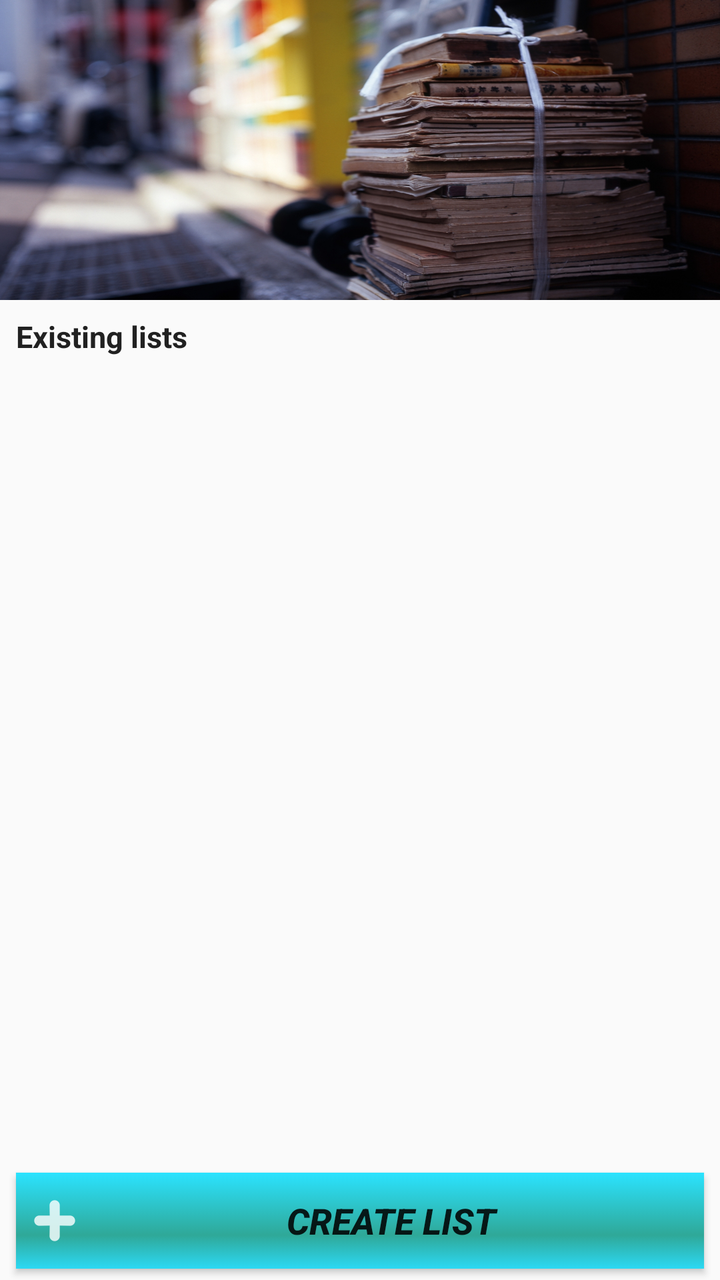
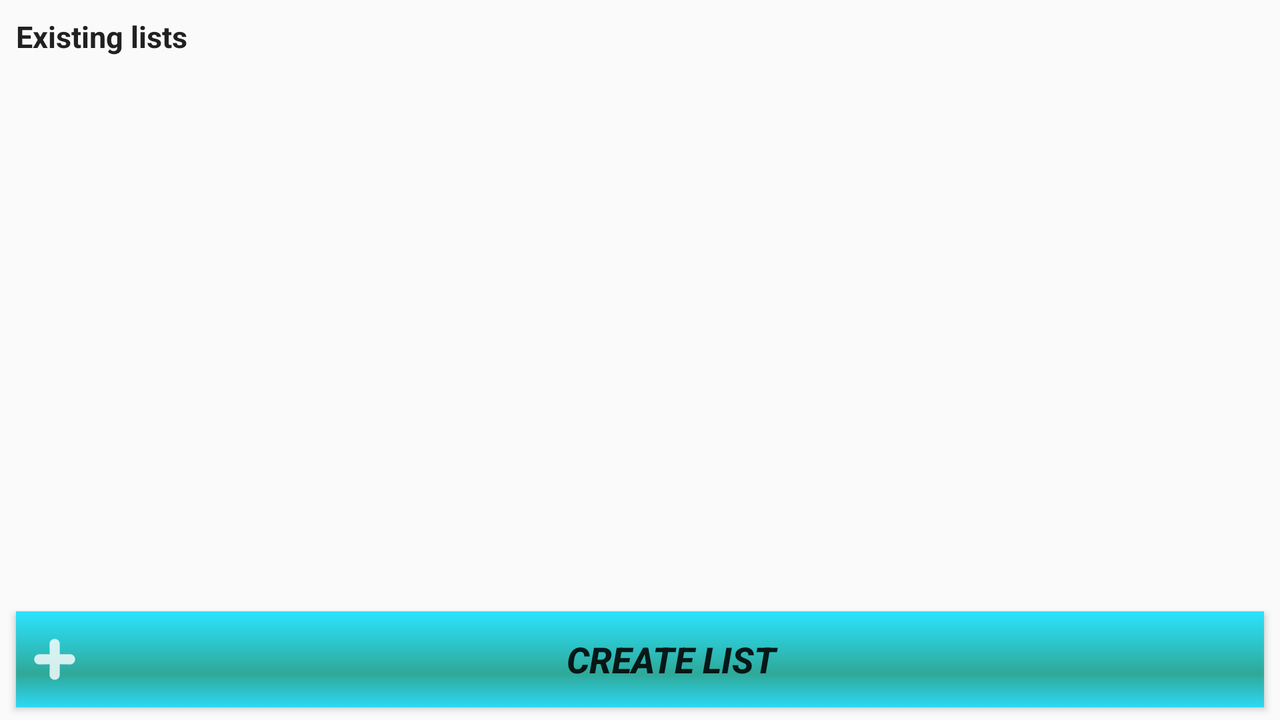

First picture: res/layout/ on a phone held upright. Second picture: the repository's own variant of that layout, on a device whose configuration matches the variant's folder. Source for both follows.
<!-- AndroidManifest.xml: application theme Theme.MyTheme -->
<!-- res/layout/activity_create_list.xml -->
<?xml version="1.0" encoding="utf-8"?>
<LinearLayout xmlns:android="http://schemas.android.com/apk/res/android"
    android:layout_width="fill_parent"
    android:layout_height="fill_parent"
    xmlns:app="http://schemas.android.com/apk/res-auto"
    android:orientation="vertical"
    android:weightSum="1">

    <android.support.design.widget.AppBarLayout
        android:layout_height="150dp"
        android:layout_width="match_parent">

        <android.support.design.widget.CollapsingToolbarLayout
            android:layout_width="match_parent"
            android:layout_height="match_parent"
            android:background="@drawable/image_book_stack"
            app:layout_scrollFlags="scroll|exitUntilCollapsed">

            <android.support.v7.widget.Toolbar
                android:layout_height="?attr/actionBarSize"
                android:layout_width="match_parent"
                app:layout_collapseMode="pin" />

        </android.support.design.widget.CollapsingToolbarLayout>

    </android.support.design.widget.AppBarLayout>

    <TextView
        android:layout_width="match_parent"
        android:layout_height="wrap_content"
        android:text="@string/text_exits_lists"
        android:textColor="@color/primary_text"
        android:textSize="15sp"
        android:textStyle="bold"
        android:layout_marginRight="8dp"
        android:layout_marginLeft="8dp"
        android:layout_marginBottom="8dp"
        android:layout_marginTop="8dp" />
    <ListView
        android:id="@+id/lvData"
        android:layout_width="match_parent"
        android:layout_height="233dp"
        android:layout_marginLeft="8dp"
        android:layout_marginRight="8dp"
        android:layout_weight="1.07">
    </ListView>


    <Button
        android:layout_width="match_parent"
        android:layout_height="wrap_content"
        android:text="@string/text_create_list"
        android:id="@+id/buttonAddList"
        android:layout_marginTop="8dp"
        android:layout_marginBottom="16dp"
        android:textStyle="bold|italic"
        android:textSize="18sp"
        android:background="@drawable/hbutton"
        android:drawableLeft="@drawable/ic_add"
        android:layout_marginLeft="8dp"
        android:layout_marginRight="8dp"
        android:layout_gravity="center_horizontal">
    </Button>
</LinearLayout>
<!-- resources referenced by this layout -->
<resources>
  <color name="primary_text">#212121</color>
  <!-- drawable hbutton (drawable) -->
  <?xml version="1.0" encoding="utf-8"?>
  <selector xmlns:android="http://schemas.android.com/apk/res/android">
      <item android:drawable="@drawable/button_focused" android:state_focused="true"></item>
      <item android:drawable="@drawable/button_pressed" android:state_pressed="true"></item>
      <item android:drawable="@drawable/button_normal"></item>
  </selector>
  <!-- drawable ic_add: png bitmap (drawable-hdpi, 334 bytes) -->
  <!-- drawable image_book_stack: jpg bitmap (drawable, 566448 bytes) -->
  <string name="text_create_list">Create list</string>
  <string name="text_exits_lists">Existing lists</string>
  <style name="Theme.MyTheme" parent="@style/Theme.AppCompat.Light.DarkActionBar">
          <item name="actionBarStyle">@style/ActionBar.Solid.MyTheme</item>
          
  
      </style>
  <!-- drawable button_focused (drawable) -->
  <?xml version="1.0" encoding="utf-8"?>
  <shape xmlns:android="http://schemas.android.com/apk/res/android" android:shape="rectangle" >
      
          
      <gradient
          android:angle="90"
          android:endColor="@color/primary_light"
          android:startColor= "@color/accent"
          android:type="linear" />
      <padding
          android:bottom="7dp"
          android:left="4dp"
          android:right="4dp"
          android:top="7dp" />
  </shape>
  <!-- drawable button_pressed (drawable) -->
  <?xml version="1.0" encoding="utf-8"?>
  <shape xmlns:android="http://schemas.android.com/apk/res/android" android:shape="rectangle" >
      
          
          
      <gradient
          android:angle="270"
          android:centerX="35%"
          android:centerColor="#5CA878"
          android:startColor="#62F4B9"
          android:endColor="#21F0FF"
          android:type="linear"
          />
  
      
          
          
          
  
      <padding
          android:bottom="7dp"
          android:left="4dp"
          android:right="4dp"
          android:top="7dp" />
  
  </shape>
  <!-- drawable button_normal (drawable) -->
  <?xml version="1.0" encoding="utf-8"?>
  <shape xmlns:android="http://schemas.android.com/apk/res/android"
      android:shape="rectangle" >
      
          
          
      <gradient
          android:angle="90"
          android:centerX="35%"
          android:centerColor="#2FA898"
          android:startColor="#2CD9F4"
          android:endColor="#2BE3FF"
          android:type="linear"
          />
  
  
      
          
          
          
  
      <padding
          android:bottom="7dp"
          android:left="4dp"
          android:right="4dp"
          android:top="7dp" />
  </shape>
  <style name="ActionBar.Solid.MyTheme" parent="@style/Widget.AppCompat.Light.ActionBar.Solid.Inverse">
          <item name="background">@drawable/ab_solid_mythem</item>
          <item name="backgroundStacked">@drawable/ab_stacked_solid_mythem</item>
          <item name="backgroundSplit">@drawable/ab_bottom_solid_mythem</item>
  
  
      </style>
  <color name="primary_light">#B3E5FC</color>
  <color name="accent">#448AFF</color>
  <!-- drawable ab_solid_mythem: png bitmap (drawable-xhdpi, 179 bytes) -->
  <!-- drawable ab_stacked_solid_mythem: png bitmap (drawable-xhdpi, 169 bytes) -->
  <!-- drawable ab_bottom_solid_mythem: png bitmap (drawable-xhdpi, 174 bytes) -->
</resources>
<!-- res/layout-land/activity_create_list.xml (the repository's variant of the layout above) -->
<!-- drawn on the phone turned sideways -->
<?xml version="1.0" encoding="utf-8"?>
<LinearLayout xmlns:android="http://schemas.android.com/apk/res/android"
    android:layout_width="fill_parent"
    android:layout_height="fill_parent"
    android:orientation="vertical"
    android:weightSum="1">

    <TextView
        android:layout_width="match_parent"
        android:layout_height="wrap_content"
        android:text="@string/text_exits_lists"
        android:textColor="@color/primary_text"
        android:textSize="15sp"
        android:textStyle="bold"
        android:layout_marginRight="8dp"
        android:layout_marginLeft="8dp"
        android:layout_marginBottom="8dp"
        android:layout_marginTop="8dp" />
    <ListView
        android:id="@+id/lvData"
        android:layout_width="match_parent"
        android:layout_height="233dp"
        android:layout_marginLeft="8dp"
        android:layout_marginRight="8dp"
        android:layout_weight="1.07">
    </ListView>


    <Button
        android:layout_width="match_parent"
        android:layout_height="wrap_content"
        android:text="@string/text_create_list"
        android:id="@+id/buttonAddList"
        android:layout_marginTop="8dp"
        android:layout_marginBottom="8dp"
        android:textStyle="bold|italic"
        android:textSize="18sp"
        android:background="@drawable/hbutton"
        android:drawableLeft="@drawable/ic_add"
        android:layout_marginLeft="8dp"
        android:layout_marginRight="8dp"
        android:layout_gravity="center_horizontal">
    </Button>
</LinearLayout>
<!-- resources referenced by the variant -->
<!-- as the phone turned sideways resolves them -->
<resources>
  <color name="primary_text">#212121</color>
  <!-- drawable hbutton (drawable) -->
  <?xml version="1.0" encoding="utf-8"?>
  <selector xmlns:android="http://schemas.android.com/apk/res/android">
      <item android:drawable="@drawable/button_focused" android:state_focused="true"></item>
      <item android:drawable="@drawable/button_pressed" android:state_pressed="true"></item>
      <item android:drawable="@drawable/button_normal"></item>
  </selector>
  <!-- drawable ic_add: png bitmap (drawable-hdpi, 334 bytes) -->
  <string name="text_create_list">Create list</string>
  <string name="text_exits_lists">Existing lists</string>
  <style name="Theme.MyTheme" parent="@style/Theme.AppCompat.Light.DarkActionBar">
          <item name="actionBarStyle">@style/ActionBar.Solid.MyTheme</item>
          
  
      </style>
  <!-- drawable button_focused (drawable) -->
  <?xml version="1.0" encoding="utf-8"?>
  <shape xmlns:android="http://schemas.android.com/apk/res/android" android:shape="rectangle" >
      
          
      <gradient
          android:angle="90"
          android:endColor="@color/primary_light"
          android:startColor= "@color/accent"
          android:type="linear" />
      <padding
          android:bottom="7dp"
          android:left="4dp"
          android:right="4dp"
          android:top="7dp" />
  </shape>
  <!-- drawable button_pressed (drawable) -->
  <?xml version="1.0" encoding="utf-8"?>
  <shape xmlns:android="http://schemas.android.com/apk/res/android" android:shape="rectangle" >
      
          
          
      <gradient
          android:angle="270"
          android:centerX="35%"
          android:centerColor="#5CA878"
          android:startColor="#62F4B9"
          android:endColor="#21F0FF"
          android:type="linear"
          />
  
      
          
          
          
  
      <padding
          android:bottom="7dp"
          android:left="4dp"
          android:right="4dp"
          android:top="7dp" />
  
  </shape>
  <!-- drawable button_normal (drawable) -->
  <?xml version="1.0" encoding="utf-8"?>
  <shape xmlns:android="http://schemas.android.com/apk/res/android"
      android:shape="rectangle" >
      
          
          
      <gradient
          android:angle="90"
          android:centerX="35%"
          android:centerColor="#2FA898"
          android:startColor="#2CD9F4"
          android:endColor="#2BE3FF"
          android:type="linear"
          />
  
  
      
          
          
          
  
      <padding
          android:bottom="7dp"
          android:left="4dp"
          android:right="4dp"
          android:top="7dp" />
  </shape>
  <style name="ActionBar.Solid.MyTheme" parent="@style/Widget.AppCompat.Light.ActionBar.Solid.Inverse">
          <item name="background">@drawable/ab_solid_mythem</item>
          <item name="backgroundStacked">@drawable/ab_stacked_solid_mythem</item>
          <item name="backgroundSplit">@drawable/ab_bottom_solid_mythem</item>
  
  
      </style>
  <color name="primary_light">#B3E5FC</color>
  <color name="accent">#448AFF</color>
  <!-- drawable ab_solid_mythem: png bitmap (drawable-xhdpi, 179 bytes) -->
  <!-- drawable ab_stacked_solid_mythem: png bitmap (drawable-xhdpi, 169 bytes) -->
  <!-- drawable ab_bottom_solid_mythem: png bitmap (drawable-xhdpi, 174 bytes) -->
</resources>
